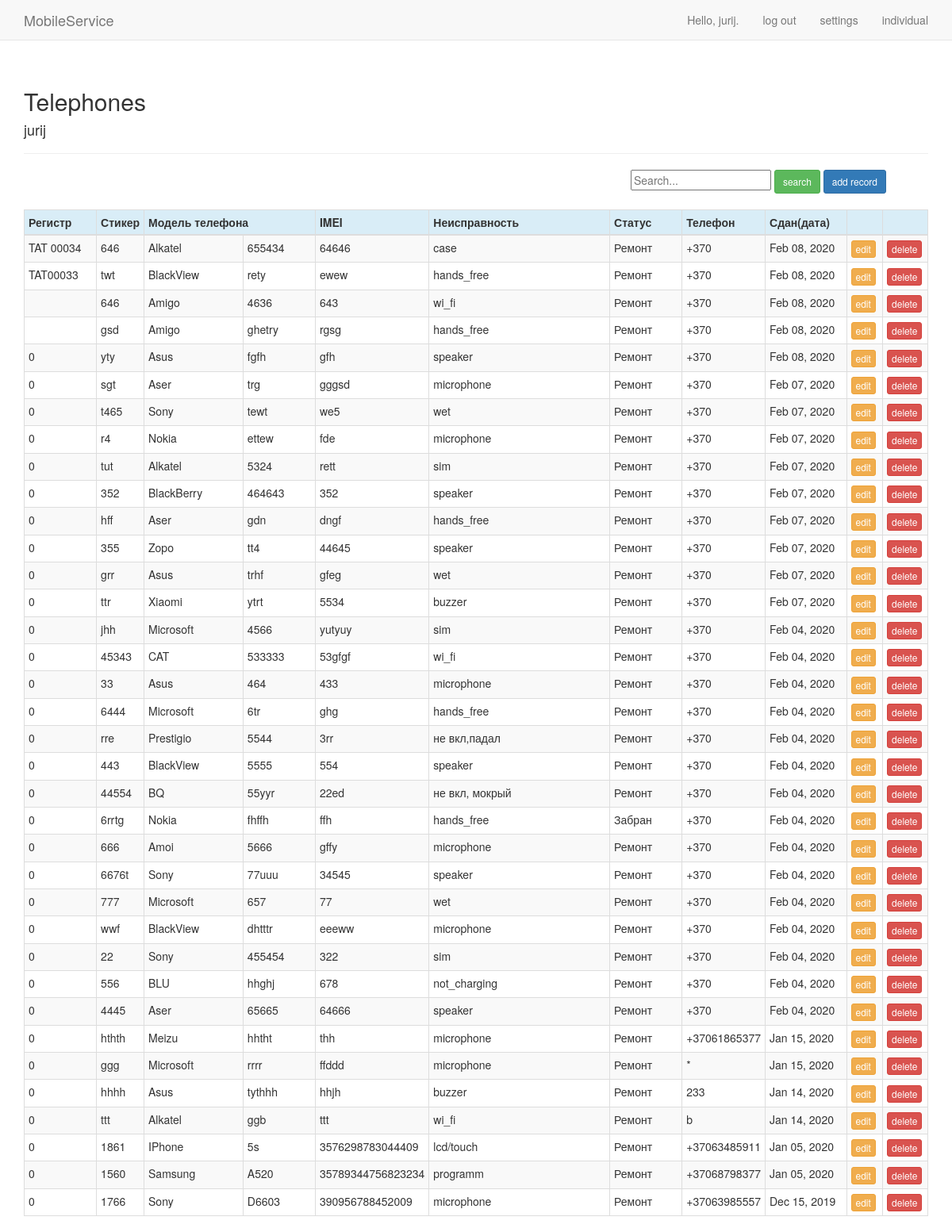
Before: /telephones/ (signed in) with the older database file.
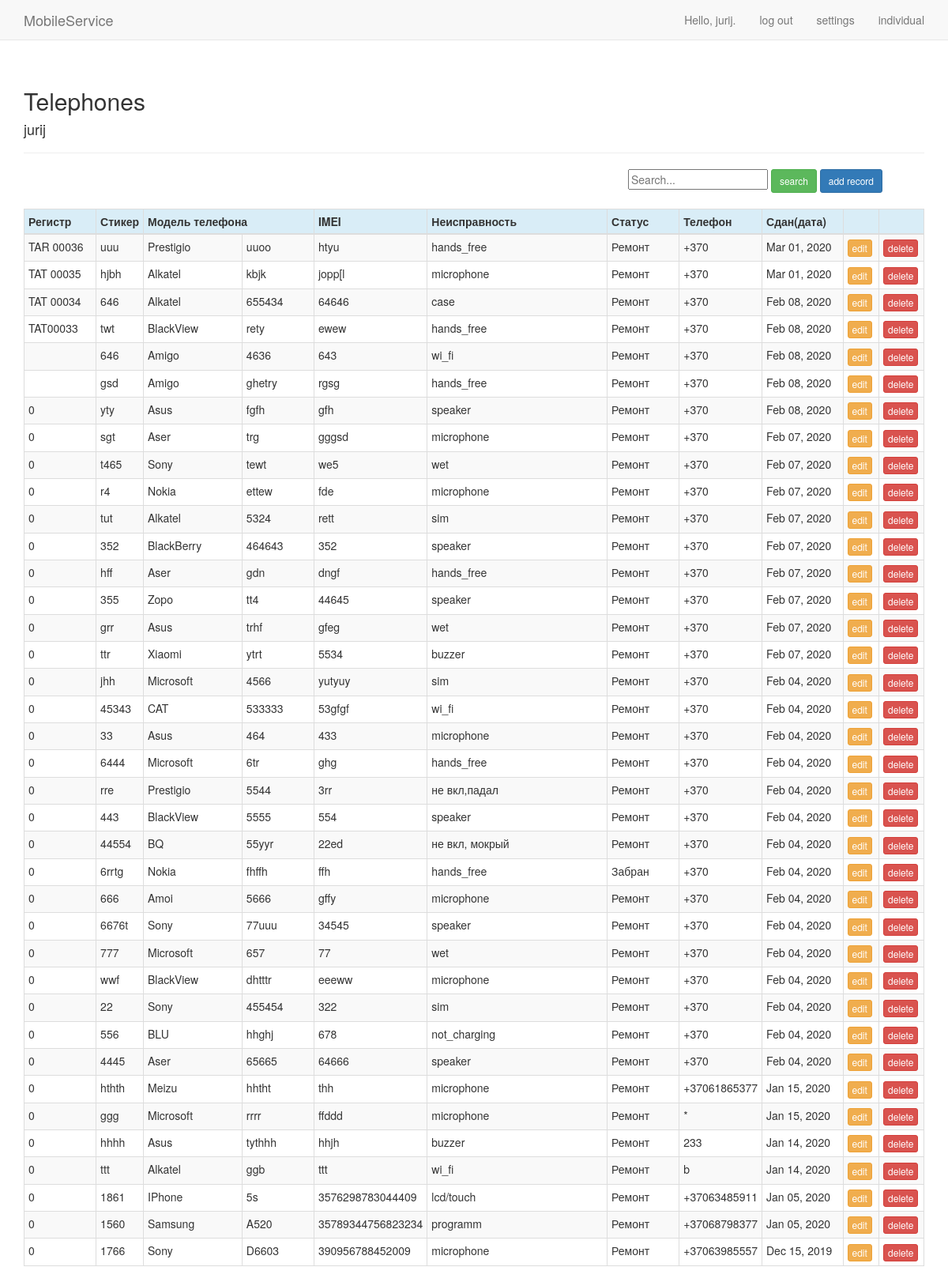
After: the same page with the newer database file.
### mobile/models.py (models this page shows, shortened)
class Mobil(models.Model):
    """модели"""
    SAM = 'Samsung'
    ALK = 'Alkatel'
    ASE = 'Aser'
    AMI = 'Amigo'
    AMO = 'Amoi'
    APL = 'IPhone'
    ASU = 'Asus'
    BBR = 'BlackBerry'
    BVI = 'BlackView'
    BLU = 'BLU'
    BQ = 'BQ'
    CAT = 'CAT'
    CAP = 'Caterpillar'
    COO = 'Coolpad'
    CUB = 'Cubot'
    DOO = 'Doogee'
    DOR = 'Doro'
    EST = 'Estar'
    ELE = 'Elephone'
    GIG = 'Gigabyte'
    GET = 'Getnord'
    GOO = 'Google'
    HTC = 'HTC'
    HP = 'HP'
    HOM = 'HomTom'
    KAZ = 'Kazam'
    MYP = 'MyPhone'
    NOU = 'Nous'
    ONE = 'OnePlus'
    OUK = 'Oukitel'
    PRE = 'Prestigio'
    ZTE = 'ZTE'
    ZOP = 'Zopo'
    HUA = 'Huawei'
    LEN = 'Lenovo'
    SON = 'Sony'
    LG = 'LG'
    MEI = 'Meizu'
    XIA = 'Xiaomi'
    MIR = 'Microsoft'
    NOK = 'Nokia'
    OTH = '------->'
    """неисправности"""
    LCD = 'lcd'
    DIN = 'speaker'
    BUZ = 'buzzer'
    KOD = 'kod'
    AKK = 'akkaunt'
    MIC = 'microphone'
    WIF = 'wi_fi'
    PRO = 'programm'
    HEN = 'hands_free'
    N_C = 'not_charging'
    WET = 'wet'
    SIM = 'sim'
    NTO1 = 'не вкл'
    NTO2 = 'не вкл, мокрый'
    NTO3 = 'не вкл,падал'
    LCT = 'lcd/touch'
    TOU = 'touch'
    LANG = 'languige'
    UNLO = 'unlock'
    FLEX = 'flex'
    CASE = 'case'
    """состояние"""
    NVD = 'no visible defects'
    DLT = 'damaded_LCD/Touch'
    DCS = 'damaded_case'
    DBC = "damaded_back_cover"
    """статус"""
    REP = 'Ремонт'
    REP_COM = 'Рем.завершен'
    TEL_TA = 'Забран'
    BRAND = ((APL,'IPhone'),(SAM,'Samsung'),(HUA,'Huawei'),(MEI,'Meizu'),(XIA,'Xiaomi'),(NOK,'Nokia'),(MIR,'Microsoft'),
        (PRE,'Prestigio'),(SON,'Sony'),(ALK,'Alcatel'),(ASU,'Asus'),(ASE,'Aser'),(AMI,'Amigo'),(AMO,'Amoi'),
        (BVI,'BlackView'),(BLU,'BLU'),(BQ,'BQ'),(BBR,'BlackBerry'),(CAT,'CAT'),(CAP,'Caterpillar'),(COO,'Coolpad'),
        (CUB,'Cubot'),(DOO,'Doogee'),(DOR,'Doro'),(ELE,'Elephone'),(EST,'Estar'),(GIG,'Gigabyte'),(GET,'Getnord'),
        (GOO,'Google'),(HTC,'HTC'),(HOM,'HomTom'),(HP,'HP'),(KAZ,'Kazam'),(LEN,'Lenovo'),(LG,'Lg'),(MYP,'MyPhone'),
        (NOU,'Nous'),(ONE,'OnePlus'),(OUK,'Oukitel'),(ZOP,'Zopo'),(ZTE,'ZTE'),(OTH,'------->'))
    DEFECT = ((PRO,'Programm'),(LANG,'Язык'),(UNLO,'Отвязка'),(KOD,'Код'),(AKK,'Аккаунт'),(LCT,'LCD/Touch'),(LCD,'LCD'),
        (TOU,'Touch'),(NTO1,'Не вкл'),(NTO2,'Не вкл, Мокрый'),(NTO3,'Не вкл, Падал'),(N_C,'Не заряж'),(DIN,'Динамик'),
        (BUZ,'Зуммер'),(MIC,'Микрофон'),(HEN,'Hands_Free'),(WIF,'Wi-Fi'),(WET,'Мокрый'),(SIM,'Sim'),(FLEX,'Шлейф'),
        (CASE,'Корпус'),(OTH,'------->'))
    STATUS = ((REP,'ремонт'),(REP_COM,'ремонт_завершён'),(TEL_TA,'забран'))
    STATE = ((NVD,'Нет видимых дефектов'),(DLT,'Повреждён экран/тоучскрин'),(DCS,'Повреждён корпус'),
        (DBC,'Повреждена задняя крышка'))
    number_reg = models.IntegerField(default=0)
    complex_number_reg = models.CharField(max_length=10)
    number_sticker = models.CharField(max_length=5)
    model_tel = models.CharField(max_length=20,choices=BRAND)
    model_1_tel = models.CharField(max_length=20)
    kod_tel = models.CharField(max_length=20,default='*')
    price = models.CharField(max_length=5)
    imei = models.CharField(max_length=20)
    number_tel = models.CharField(max_length=20, default='+370')
    date_added = models.DateTimeField(auto_now_add=True)
    date_end = models.CharField(max_length=12,default='*')
    date_take_away = models.CharField(max_length=12,default='*')
    state = models.CharField(max_length=20,choices=STATE)
    status = models.CharField(max_length=20,choices=STATUS,default=REP)
    defect = models.CharField(max_length=30,default='*')
    defect_tel = models.CharField(max_length=20,choices=DEFECT)
    defect_1_tel = models.CharField(max_length=20,choices=DEFECT,default='*')
    comment = models.CharField(max_length=200,default='*')
    email_client = models.EmailField(max_length=254, default='*@gmail.com')
    owner = models.ForeignKey(User,on_delete=models.CASCADE)

### mobile/views.py (the view)
# urls.py: path('telephones/', views.telephones, name='telephones'),
@login_required
def telephones(request):
    mobils = Mobil.objects.filter(owner=request.user).order_by('-number_reg')
    context = {'mobils': mobils}
    return render(request, 'mobile/telephones.html', context)

### mobile/templates/mobile/telephones.html (shortened to what this page needs)
{% extends "mobile/base.html" %}
{% load bootstrap3 %}
{% block header %}
  <h2>Telephones</h2><h4>{{user.username}}</h4>
{% endblock header %}
{% block content %}
  <div class="row">
    <div class="col-sm-offset-8">
      <form action="{% url 'mobile:search_results' %}" method="get" autocomplete="off" >
        <input name="q" type="text" placeholder="Search...">
        <button type="submit" class="btn btn-success btn-sm">search</button>
        <a href="{% url 'mobile:new_record' %}" class="btn btn-primary btn-sm">add record</a>
      </form>
    </div>
  </div>
  <div class="row">
    <div class="col-sm-8">
    </div>
  </div>
  <table class="table table-striped table-bordered table-condensed table-hover">
    <thead>
      <tr class="info">
        <th style="width:8%">Регистр</th>
        <th style="width:4%">Стикер</th>
        <th colspan="2">Модель телефона</th>
        <th style="width:12%">IMEI</th>
        <th style="width:20%">Неисправность</th>
        <th style="width:8%">Статус</th>
        <th style="width:8%">Телефон</th>
        <th style="width:9%">Сдан(дата)</th>
        <th style="width:4%"></th>
        <th style="width:5%"></th>
      </tr>
    </thead>
    <tbody>
      {% for mobil in mobils %}
        <tr>
          <td>{{mobil.complex_number_reg}}</td>
          <td>{{mobil.number_sticker}}</td>
          {% if mobil.model_tel == "------->" %}
            <td></td>
          {% else %}
            <td>{{mobil.model_tel}}</td>
          {% endif %}
          <td>{{mobil.model_1_tel}}</td>
          <td>{{mobil.imei}}</td>
          {% if mobil.defect == "*" %}
            <td>{{mobil.defect_tel}}</td>
          {% elif mobil.defect == "***" %}
            <td>{{mobil.defect_tel}}</td>
          {% elif mobil.defect_tel == "------->" %}
            <td>{{mobil.defect}}</td>
          {% else %}
            <td>{{mobil.defect_tel}} , {{mobil.defect}}</td>
          {% endif %}
          <td>{{mobil.status}}</td>
          <td>{{mobil.number_tel}}</td>
          <td>{{mobil.date_added|date:'M d, Y '}}</td>
          <td><a href="{% url 'mobile:edit_record' mobil.id %}" class="btn btn-warning btn-xs">edit</a></td>
          <td><a href="{% url 'mobile:delete_record' mobil.id %}" class="btn btn-danger btn-xs">delete</a></td>
        </tr>
      {% endfor %}
    </tbody>
  </table>
{% endblock content %}

### mobile/templates/mobile/base.html (shortened to what this page needs)
{% load bootstrap3 %}
<!DOCTYPE html>
<html lang="en">
  <head>
    {% bootstrap_css %}
  </head>
  <body>
    <nav class="navbar navbar-default navbar-static-top">
      <div class="container">
        <div class="navbar-header">
          <a class="navbar-brand" href="{% url 'mobile:index' %}">
              MobileService</a>
        </div>
        <div id="navbar" class="navbar-collapse collapse">
          <ul class="nav navbar-nav navbar-right">
            {% if user.is_authenticated %}
              <li><a>Hello, {{ user.username }}.</a></li>
              <li><a href="{% url 'users:logout' %}">log out</a></li>
              <li><a href="{% url 'send_email:settings_common' %}">settings</a></li>
              <li><a href="{% url 'users:individual' %}">individual</a></li>
            {% else %}
              <li><a href="{% url 'users:register' %}">register</a></li>
              <li><a href="{% url 'users:login' %}">log in</a></li>
            {% endif %}
          </ul>
        </div>
      </div>
    </nav>
    <div class="container">
      <div class="page-header">
        {% block header %}{% endblock header %}
      </div>
      <div>
        {% block content %}{% endblock content %}
      </div>
    </div>
  </body>
</html>

Changed rows visible on the page:
added Mobil: complex_number_reg "TAR 00036", number_sticker "uuu", model_tel "Prestigio", model_1_tel "uuoo", imei "htyu", defect_tel "hands_free", status "Ремонт", number_tel "+370", date_added "Mar 01, 2020"
added Mobil: complex_number_reg "TAT 00035", number_sticker "hjbh", model_tel "Alkatel", model_1_tel "kbjk", imei "jopp[l", defect_tel "microphone", status "Ремонт", number_tel "+370", date_added "Mar 01, 2020"
